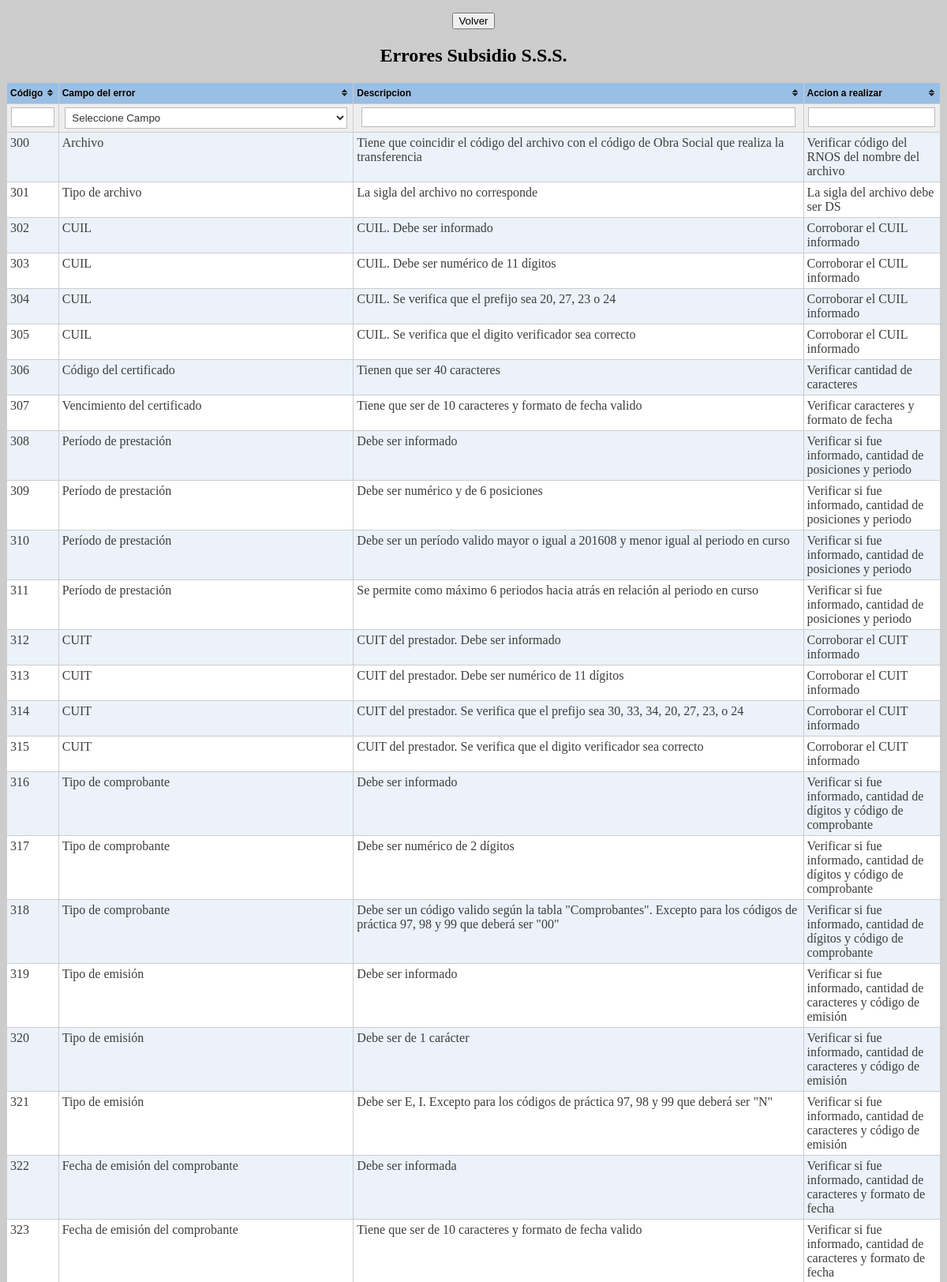
/errores.php (signed in, upper part), run on the app's committed database.
### tables this page shows
CREATE TABLE IF NOT EXISTS `errorsss` (
  `id` int(4) NOT NULL,
  `campo` varchar(200) NOT NULL,
  `descripcion` varchar(500) NOT NULL,
  `accion` varchar(500) NOT NULL,
  PRIMARY KEY (`id`)
);

### errores.php (the view, shortened to what this page needs)
<?php
$sqlErrores = "SELECT * FROM errorsss c ORDER BY id";
$resErrores = mysql_query($sqlErrores);
?>
<!DOCTYPE html PUBLIC "-//W3C//DTD XHTML 1.0 Transitional//EN" "http://www.w3.org/TR/xhtml1/DTD/xhtml1-transitional.dtd">
<html xmlns="http://www.w3.org/1999/xhtml">
<head>
<link rel="stylesheet"href="include/jquery.tablesorter/themes/theme.blue.css" />
</head>
<body bgcolor="#CCCCCC">
	<div align="center">
	 	<p><input type="reset" name="volver" value="Volver" onClick="location.href = 'menu.php'" /></p>
	 	<h2>Errores Subsidio S.S.S.</h2>
		 <table class="tablesorter" id="listado">
		 	<thead>
		 		<tr>
		 			<th>Código</th>
		 			<th class="filter-select" data-placeholder="Seleccione Campo">Campo del error</th>
		 			<th>Descripcion</th>
		 			<th>Accion a realizar</th>
		 		</tr>
		 	</thead>
		 	<tbody>
		<?php while ($rowErrores = mysql_fetch_array($resErrores)) {  ?>
				<tr>
					<td><?php echo $rowErrores['id'] ?></td>
					<td><?php echo $rowErrores['campo'] ?></td>
					<td><?php echo $rowErrores['descripcion'] ?></td>
					<td><?php echo $rowErrores['accion'] ?></td>
				</tr>
		<?php } ?>
		  	</tbody>
		</table>
	</div>
</body>
</html>

### data on the page
errorsss: id "300", campo "Archivo", descripcion "Tiene que coincidir el código del archivo con el código de Obra Social que realiza la transferencia", accion "Verificar código del RNOS del nombre del archivo"
errorsss: id "301", campo "Tipo de archivo", descripcion "La sigla del archivo no corresponde", accion "La sigla del archivo debe ser DS"
errorsss: id "302", campo "CUIL", descripcion "CUIL. Debe ser informado", accion "Corroborar el CUIL informado"
errorsss: id "303", campo "CUIL", descripcion "CUIL. Debe ser numérico de 11 dígitos", accion "Corroborar el CUIL informado"
errorsss: id "304", campo "CUIL", descripcion "CUIL. Se verifica que el prefijo sea 20, 27, 23 o 24", accion "Corroborar el CUIL informado"
errorsss: id "305", campo "CUIL", descripcion "CUIL. Se verifica que el digito verificador sea correcto", accion "Corroborar el CUIL informado"
errorsss: id "306", campo "Código del certificado", descripcion "Tienen que ser 40 caracteres", accion "Verificar cantidad de caracteres"
errorsss: id "307", campo "Vencimiento del certificado", descripcion "Tiene que ser de 10 caracteres y formato de fecha valido", accion "Verificar caracteres y formato de fecha"
errorsss: id "308", campo "Período de prestación", descripcion "Debe ser informado", accion "Verificar si fue informado, cantidad de posiciones y periodo"
errorsss: id "309", campo "Período de prestación", descripcion "Debe ser numérico y de 6 posiciones", accion "Verificar si fue informado, cantidad de posiciones y periodo"
errorsss: id "310", campo "Período de prestación", descripcion "Debe ser un período valido mayor o igual a 201608 y menor igual al periodo en curso", accion "Verificar si fue informado, cantidad de posiciones y periodo"
errorsss: id "311", campo "Período de prestación", descripcion "Se permite como máximo 6 periodos hacia atrás en relación al periodo en curso", accion "Verificar si fue informado, cantidad de posiciones y periodo"
errorsss: id "312", campo "CUIT", descripcion "CUIT del prestador. Debe ser informado", accion "Corroborar el CUIT informado"
errorsss: id "313", campo "CUIT", descripcion "CUIT del prestador. Debe ser numérico de 11 dígitos", accion "Corroborar el CUIT informado"
errorsss: id "314", campo "CUIT", descripcion "CUIT del prestador. Se verifica que el prefijo sea 30, 33, 34, 20, 27, 23, o 24", accion "Corroborar el CUIT informado"
errorsss: id "315", campo "CUIT", descripcion "CUIT del prestador. Se verifica que el digito verificador sea correcto", accion "Corroborar el CUIT informado"
errorsss: id "316", campo "Tipo de comprobante", descripcion "Debe ser informado", accion "Verificar si fue informado, cantidad de dígitos y código de comprobante"
errorsss: id "317", campo "Tipo de comprobante", descripcion "Debe ser numérico de 2 dígitos", accion "Verificar si fue informado, cantidad de dígitos y código de comprobante"
errorsss: id "318", campo "Tipo de comprobante", descripcion "Debe ser un código valido según la tabla \"Comprobantes\". Excepto para los códigos de práctica 97, 98 y 99 que deberá ser \"00\"", accion "Verificar si fue informado, cantidad de dígitos y código de comprobante"
errorsss: id "319", campo "Tipo de emisión", descripcion "Debe ser informado", accion "Verificar si fue informado, cantidad de caracteres y código de emisión"
errorsss: id "320", campo "Tipo de emisión", descripcion "Debe ser de 1 carácter", accion "Verificar si fue informado, cantidad de caracteres y código de emisión"
errorsss: id "321", campo "Tipo de emisión", descripcion "Debe ser E, I. Excepto para los códigos de práctica 97, 98 y 99 que deberá ser \"N\"", accion "Verificar si fue informado, cantidad de caracteres y código de emisión"
errorsss: id "322", campo "Fecha de emisión del comprobante", descripcion "Debe ser informada", accion "Verificar si fue informado, cantidad de caracteres y formato de fecha"
errorsss: id "323", campo "Fecha de emisión del comprobante", descripcion "Tiene que ser de 10 caracteres y formato de fecha valido", accion "Verificar si fue informado, cantidad de caracteres y formato de fecha"
